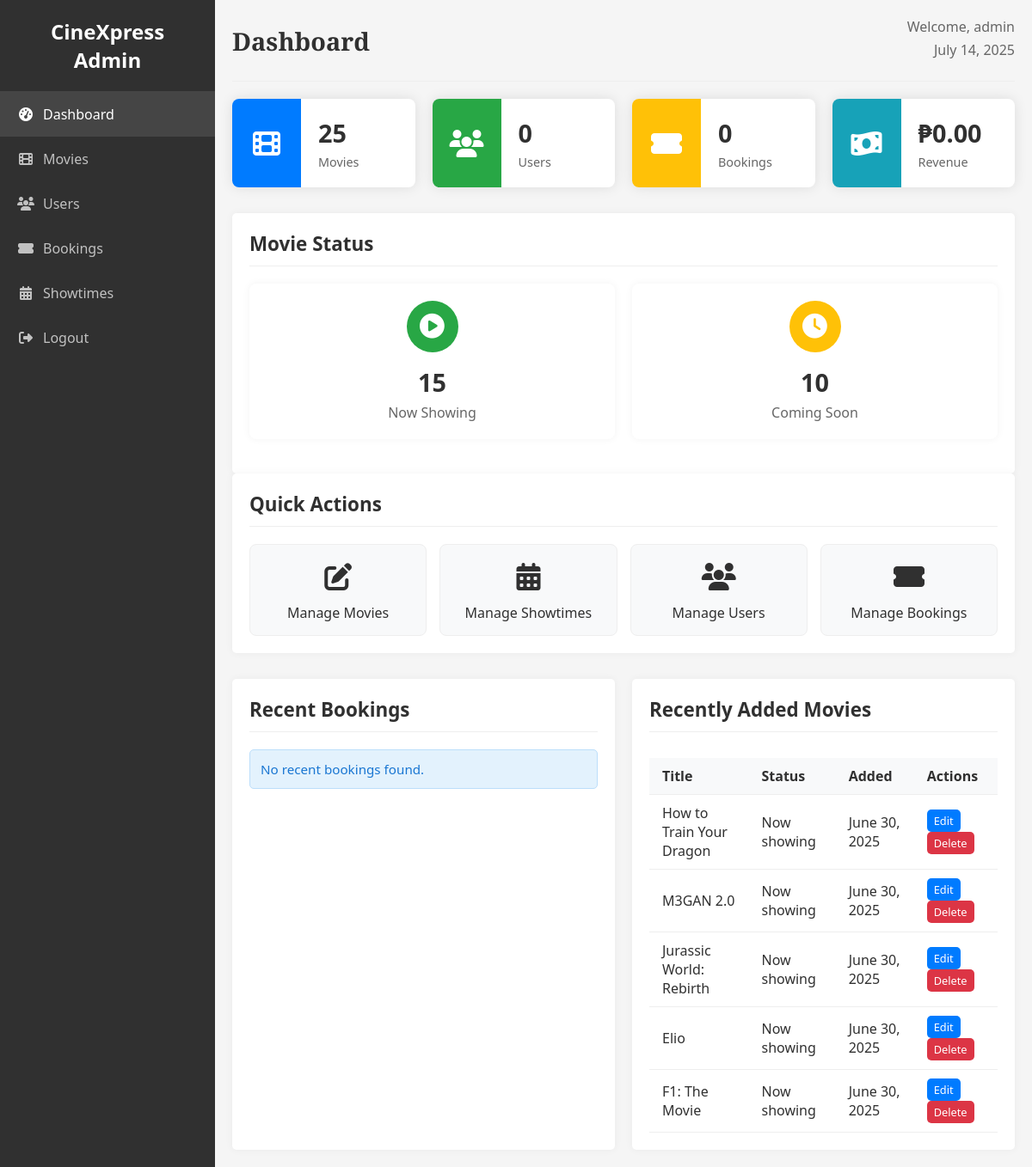
Page /admin/dashboard.php (signed in) on the committed database.
### tables this page shows
CREATE TABLE movies (
    id INT PRIMARY KEY AUTO_INCREMENT,
    title VARCHAR(255) NOT NULL,
    description TEXT,
    genre VARCHAR(100),
    duration INT,
    rating VARCHAR(10),
    release_date DATE,
    poster_url VARCHAR(255),
    status ENUM('now_showing', 'coming_soon') DEFAULT 'now_showing',
    price DECIMAL(10,2) DEFAULT 0.00,
    created_at TIMESTAMP DEFAULT CURRENT_TIMESTAMP
);

### includes/helpers.php (called while the page is built, shortened)
<?php
function e($string) {
    return htmlspecialchars($string, ENT_QUOTES, 'UTF-8');
}
function formatCurrency($amount) {
    return '₱' . number_format($amount, 2);
}
function formatDate($date) {
    return date('F d, Y', strtotime($date));
}
?>

### includes/init.php (called while the page is built, shortened)
<?php
include_once 'db.php';
include_once 'helpers.php';
include_once 'adminService.php';
include_once 'components.php';
$adminService = new AdminService($conn);

### includes/adminService.php (called while the page is built, shortened)
<?php
class AdminService {
    private $conn;
    public function __construct($connection) {
        $this->conn = $connection;
    }
    public function getDashboardStats() {
        try {
            $stats = $this->conn->query("
                SELECT
                    (SELECT COUNT(*) FROM movies) as movie_count,
                    (SELECT COUNT(*) FROM users WHERE role != 'admin') as user_count,
                    (SELECT COUNT(*) FROM bookings) as booking_count,
                    (SELECT COUNT(*) FROM movies WHERE status = 'now_showing') as now_showing_count,
                    (SELECT COUNT(*) FROM movies WHERE status = 'coming_soon') as coming_soon_count,
                    (SELECT COALESCE(SUM(total_amount), 0) FROM bookings WHERE booking_status = 'confirmed') as total_revenue
            ")->fetch_assoc();
            return $stats;
        } catch (Exception $e) {
            error_log("Error fetching dashboard stats: " . $e->getMessage());
            return false;
        }
    }
    public function getRecentBookings($limit = 5) {
        try {
            $stmt = $this->conn->prepare("
                SELECT b.id, u.username, m.title, b.booking_date as show_date,
                       b.show_time, b.seats_booked as seats, b.total_amount, b.created_at
                FROM bookings b
                JOIN users u ON b.user_id = u.id
                JOIN movies m ON b.movie_id = m.id
                ORDER BY b.created_at DESC
                LIMIT ?
            ");
            $stmt->bind_param("i", $limit);
            $stmt->execute();
            return $stmt->get_result();
        } catch (Exception $e) {
            error_log("Error fetching recent bookings: " . $e->getMessage());
            return false;
        }
    }
    public function getRecentMovies($limit = 5) {
        try {
            $stmt = $this->conn->prepare("
                SELECT id, title, poster_url, status, created_at
                FROM movies
                ORDER BY created_at DESC
                LIMIT ?
            ");
            $stmt->bind_param("i", $limit);
            $stmt->execute();
            return $stmt->get_result();
        } catch (Exception $e) {
            error_log("Error fetching recent movies: " . $e->getMessage());
            return false;
        }
    }
}
?>

### admin/dashboard.php (the view, shortened to what this page needs)
<?php
include '../includes/init.php';
$stats = $adminService->getDashboardStats();
$recentBookings = $adminService->getRecentBookings(5);
$recentMovies = $adminService->getRecentMovies(5);
?>
<!DOCTYPE html>
<html lang="en">
<head>
    <link rel="stylesheet" href="../assets/css/style.css">
    <link rel="stylesheet" href="https://cdnjs.cloudflare.com/ajax/libs/font-awesome/6.4.0/css/all.min.css">
</head>
<body>
    <div class="admin-wrapper">
        <main class="admin-content">
            <div class="admin-header">
                <div class="admin-title">
                    <h1>Dashboard</h1>
                </div>
                <div class="admin-user">
                    <span>Welcome, <?php echo e($_SESSION['display_name'] ?? $_SESSION['username']); ?></span>
                    <span><?php echo date('F j, Y'); ?></span>
                </div>
            </div>
            <div class="icon-card-grid">
                <div class="icon-card">
                    <div class="icon-card-icon icon-movies">
                        <i class="fas fa-film"></i>
                    </div>
                    <div class="icon-card-content">
                        <h3><?php echo $stats['movie_count']; ?></h3>
                        <p>Movies</p>
                    </div>
                </div>
                <div class="icon-card">
                    <div class="icon-card-icon icon-users">
                        <i class="fas fa-users"></i>
                    </div>
                    <div class="icon-card-content">
                        <h3><?php echo $stats['user_count']; ?></h3>
                        <p>Users</p>
                    </div>
                </div>
                <div class="icon-card">
                    <div class="icon-card-icon icon-bookings">
                        <i class="fas fa-ticket-alt"></i>
                    </div>
                    <div class="icon-card-content">
                        <h3><?php echo $stats['booking_count']; ?></h3>
                        <p>Bookings</p>
                    </div>
                </div>
                <div class="icon-card">
                    <div class="icon-card-icon icon-revenue">
                        <i class="fas fa-money-bill-wave"></i>
                    </div>
                    <div class="icon-card-content">
                        <h3><?php echo formatCurrency($stats['total_revenue']); ?></h3>
                        <p>Revenue</p>
                    </div>
                </div>
            </div>
            <div class="admin-section">
                <div class="admin-section-header">
                    <h2>Movie Status</h2>
                </div>
                <div class="status-grid">
                    <div class="status-card">
                        <div class="status-icon status-showing">
                            <i class="fas fa-play-circle"></i>
                        </div>
                        <h3><?php echo $stats['now_showing_count']; ?></h3>
                        <p>Now Showing</p>
                    </div>
                    <div class="status-card">
                        <div class="status-icon status-coming">
                            <i class="fas fa-clock"></i>
                        </div>
                        <h3><?php echo $stats['coming_soon_count']; ?></h3>
                        <p>Coming Soon</p>
                    </div>
                </div>
            </div>
            <div class="admin-section">
                <div class="admin-section-header">
                    <h2>Quick Actions</h2>
                </div>
                <div class="quick-actions">
                    <a href="manageMovies.php" class="quick-action-btn">
                        <div class="quick-action-icon">
                            <i class="fas fa-edit"></i>
                        </div>
                        <span>Manage Movies</span>
                    </a>
                    <a href="manageShowtimes.php" class="quick-action-btn">
                        <div class="quick-action-icon">
                            <i class="fas fa-calendar-alt"></i>
                        </div>
                        <span>Manage Showtimes</span>
                    </a>
                    <a href="manageUsers.php" class="quick-action-btn">
                        <div class="quick-action-icon">
                            <i class="fas fa-users"></i>
                        </div>
                        <span>Manage Users</span>
                    </a>
                    <a href="manageBookings.php" class="quick-action-btn">
                        <div class="quick-action-icon">
                            <i class="fas fa-ticket-alt"></i>
                        </div>
                        <span>Manage Bookings</span>
                    </a>
                </div>
            </div>
            <div class="admin-grid">
                <div class="admin-section">
                    <div class="admin-section-header">
                        <h2>Recent Bookings</h2>
                    </div>
                    <?php if ($recentBookings && $recentBookings->num_rows > 0): ?>
                        <div class="table-container">
                            <table class="data-table">
                                <thead>
                                    <tr>
                                        <th>User</th>
                                        <th>Movie</th>
                                        <th>Date</th>
                                        <th>Seats</th>
                                        <th>Amount</th>
                                    </tr>
                                </thead>
                                <tbody>
                                    <?php while($booking = $recentBookings->fetch_assoc()): ?>
                                        <tr>
                                            <td><?php echo e($booking['username']); ?></td>
                                            <td><?php echo e($booking['title']); ?></td>
                                            <td><?php echo formatDate($booking['show_date']); ?></td>
                                            <td><?php echo $booking['seats']; ?></td>
                                            <td><?php echo formatCurrency($booking['total_amount']); ?></td>
                                        </tr>
                                    <?php endwhile; ?>
                                </tbody>
                            </table>
                        </div>
                    <?php else: ?>
                        <div class="info-message">No recent bookings found.</div>
                    <?php endif; ?>
                </div>
                <div class="admin-section">
                    <div class="admin-section-header">
                        <h2>Recently Added Movies</h2>
                    </div>
                    <?php if ($recentMovies && $recentMovies->num_rows > 0): ?>
                        <div class="table-container">
                            <table class="data-table">
                                <thead>
                                    <tr>
                                        <th>Title</th>
                                        <th>Status</th>
                                        <th>Added</th>
                                        <th>Actions</th>
                                    </tr>
                                </thead>
                                <tbody>
                                    <?php while($movie = $recentMovies->fetch_assoc()): ?>
                                        <tr>
                                            <td><?php echo e($movie['title']); ?></td>
                                            <td><?php echo ucfirst(str_replace('_', ' ', $movie['status'])); ?></td>
                                            <td><?php echo formatDate($movie['created_at']); ?></td>
                                            <td>
                                                <a href="editMovie.php?id=<?php echo $movie['id']; ?>" class="movie-action-button edit-button" style="font-size: 0.8em; padding: 4px 8px;">Edit</a>
                                                <a href="deleteMovie.php?id=<?php echo $movie['id']; ?>" class="movie-action-button delete-button" style="font-size: 0.8em; padding: 4px 8px;">Delete</a>
                                            </td>
                                        </tr>
                                    <?php endwhile; ?>
                                </tbody>
                            </table>
                        </div>
                    <?php else: ?>
                        <div class="info-message">No movies have been added yet.</div>
                    <?php endif; ?>
                </div>
            </div>
        </main>
    </div>
</body>
</html>

### assets/css/style.css (style rules this page uses)
body { margin: 0; padding: 0; font-family: "Segoe UI", sans-serif; background:linear-gradient(135deg, #3c0d0d, #7e2e2e, #2b1a12); color: #303030; }
h1, h2 { color: #3c0d0d; }
h1, .site-name, .movie-title { font-family: 'Cinzel', serif; }
.info-message { color: #1976d2; background-color: #e3f2fd; padding: 12px; border: 1px solid #bbdefb; border-radius: 5px; margin-bottom: 20px; font-size: 0.95em; }
.admin-wrapper { display: flex; min-height: 100vh; background-color: #f5f5f5; }
.admin-content { flex: 1; margin-left: 250px; padding: 20px; }
.admin-header { display: flex; justify-content: space-between; align-items: center; margin-bottom: 20px; padding-bottom: 20px; border-bottom: 1px solid #eee; }
.admin-title h1 { margin: 0; font-size: 1.8rem; color: #303030; }
.admin-user { display: flex; flex-direction: column; align-items: flex-end; }
.admin-user span { margin-bottom: 5px; color: #666; }
.admin-section { background: #fff; border-radius: 5px; padding: 20px; box-shadow: 0 0 10px rgba(0, 0, 0, 0.05); }
.icon-card-grid { display: flex; flex-wrap: wrap; gap: 20px; margin-bottom: 30px; }
.icon-card { flex: 1; min-width: 200px; display: flex; background: #fff; border-radius: 8px; overflow: hidden; box-shadow: 0 0 15px rgba(0, 0, 0, 0.1); }
.icon-card-icon { width: 80px; display: flex; align-items: center; justify-content: center; color: #fff; font-size: 2rem; }
.icon-movies { background-color: #007bff; }
.icon-users { background-color: #28a745; }
.icon-bookings { background-color: #ffc107; }
.icon-revenue { background-color: #17a2b8; }
.icon-card-content { padding: 20px; flex: 1; }
.icon-card-content h3 { margin: 0 0 5px 0; font-size: 1.8rem; color: #303030; }
.icon-card-content p { margin: 0; color: #666; font-size: 0.9rem; }
.admin-section-header { margin-bottom: 20px; border-bottom: 1px solid #eee; padding-bottom: 10px; }
.admin-section-header h2 { margin: 0; font-size: 1.4rem; color: #303030; }
.status-grid { display: flex; gap: 20px; margin-bottom: 20px; }
.status-card { flex: 1; background: #fff; border-radius: 8px; padding: 20px; text-align: center; box-shadow: 0 0 10px rgba(0, 0, 0, 0.05); }
.status-icon { width: 60px; height: 60px; border-radius: 50%; display: flex; align-items: center; justify-content: center; margin: 0 auto 15px; font-size: 1.8rem; color: #fff; }
.status-showing { background-color: #28a745; }
.status-coming { background-color: #ffc107; }
.status-card h3 { margin: 0 0 5px; font-size: 1.8rem; color: #303030; }
.status-card p { margin: 0; color: #666; }
.quick-actions { display: flex; flex-wrap: wrap; gap: 15px; }
.quick-action-btn { flex: 1; min-width: 150px; background: #f8f9fa; border: 1px solid #eee; border-radius: 8px; padding: 15px; text-align: center; text-decoration: none; color: #303030; transition: all 0.3s ease; }
.quick-action-icon { font-size: 2rem; margin-bottom: 10px; }
.quick-action-btn span { display: block; }
.admin-grid { display: grid; grid-template-columns: 1fr 1fr; gap: 20px; margin-top: 30px; }
.table-container { overflow-x: auto; }
.data-table { width: 100%; border-collapse: collapse; margin-top: 10px; }
.data-table th, .data-table td { padding: 10px 15px; text-align: left; border-bottom: 1px solid #eee; }
.data-table th { background-color: #f8f9fa; font-weight: 600; color: #303030; }
.movie-action-button { display: inline-block; padding: 10px 15px; border-radius: 5px; text-decoration: none; color: #fff; font-weight: 500; transition: all 0.3s ease; }
.edit-button { background-color: #007bff; }
.delete-button { background-color: #dc3545; }

### rows in the picture
movies: title "How to Train Your Dragon", status "Now showing", created_at "June 30, 2025"
movies: title "M3GAN 2.0", status "Now showing", created_at "June 30, 2025"
movies: title "Jurassic World: Rebirth", status "Now showing", created_at "June 30, 2025"
movies: title "Elio", status "Now showing", created_at "June 30, 2025"
movies: title "F1: The Movie", status "Now showing", created_at "June 30, 2025"

### other values in the picture
$item[0] "Dashboard"
$item[0] "Movies"
$item[0] "Users"
$item[0] "Bookings"
$item[0] "Showtimes"
$item[0] "Logout"
$_SESSION['display_name'] "admin"
$stats['movie_count'] "25"
$stats['user_count'] "0"
$stats['booking_count'] "0"
formatCurrency($stats['total_revenue']) "₱0.00"
$stats['now_showing_count'] "15"
$stats['coming_soon_count'] "10"
